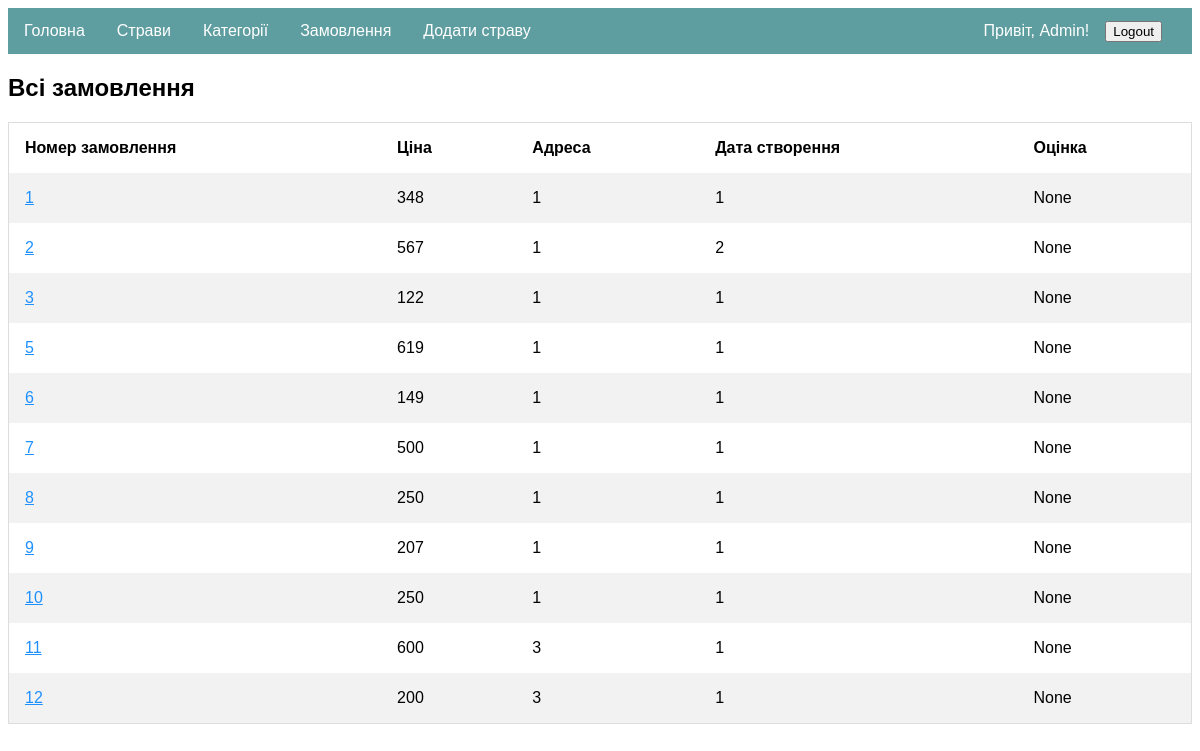
The page /admin/orders (signed in) on the database as committed earlier.
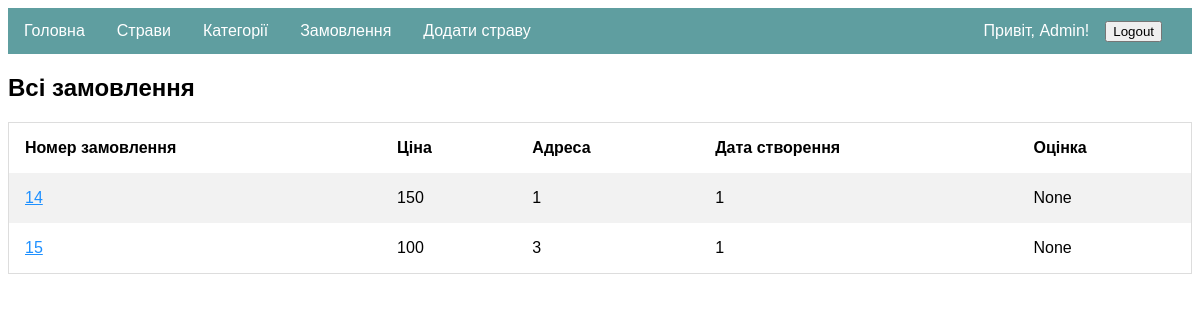
The same page on the database as committed later.
### models.py (models this page shows, shortened)
class Order(Base):
    __tablename__ = 'Orders'
    id = Column(Integer, primary_key=True)
    user = Column(Integer, ForeignKey('Users.id'))
    address = Column(Integer, ForeignKey('Addresses.id'))
    price = Column(Integer)
    protein = Column(Integer)
    fat = Column(Integer)
    carbs = Column(Integer)
    ccal = Column(Integer)
    comment = Column(String(350))
    created_at = Column(Integer)
    rate = Column(Integer)
    status = Column(Integer, ForeignKey('Statuses.id'))
    ordered_dishes = relationship('Ordered_dish', back_populates='order_info')

### app.py (the view)
@app.route('/admin/orders', methods=['GET'])
def get_all_orders():
    if session.get('id') and session['type'] == int(1):
        orders = database.db_session.query(models.Order).all()
        return render_template('admin/orders.html', orders=orders, user=session)
    else:
        return app.redirect('/')

### templates/admin/orders.html
{% extends 'admin/admin.html' %}
{% block content %}
    <h2>Всі замовлення</h2>
    <table>
        <tr>
            <th>Номер замовлення</th>
            <th>Ціна</th>
            <th>Адреса</th>
            <th>Дата створення</th>
            <th>Оцінка</th>
        </tr>
        {% for order in orders %}
            <tr>
                <td><a href={{ url_for("get_admin_order", id=order.id) }}> {{ order.id }}</a></td>
                <td>{{ order.price }}</td>
                <td>{{ order.address }}</td>
                <td>{{ order.created_at }}</td>
                <td>{{ order.rate }}</td>
            </tr>
        {% endfor %}
    </table>
{% endblock %}

Rows that differ between the two databases and show on the page:
removed Order: id "1", price "348", address "1", created_at "1", rate "None"
removed Order: id "2", price "567", address "1", created_at "2", rate "None"
removed Order: id "3", price "122", address "1", created_at "1", rate "None"
removed Order: id "5", price "619", address "1", created_at "1", rate "None"
removed Order: id "6", price "149", address "1", created_at "1", rate "None"
removed Order: id "7", price "500", address "1", created_at "1", rate "None"
removed Order: id "8", price "250", address "1", created_at "1", rate "None"
removed Order: id "9", price "207", address "1", created_at "1", rate "None"
removed Order: id "10", price "250", address "1", created_at "1", rate "None"
removed Order: id "11", price "600", address "3", created_at "1", rate "None"
removed Order: id "12", price "200", address "3", created_at "1", rate "None"
added Order: id "14", price "150", address "1", created_at "1", rate "None"
added Order: id "15", price "100", address "3", created_at "1", rate "None"
